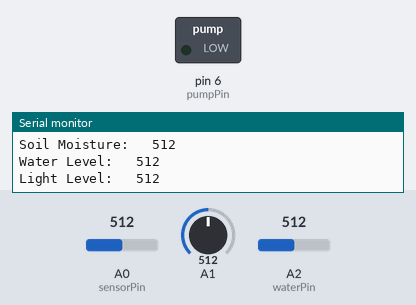
A sketch run on a simulated Arduino Uno, built with avr-gcc and run on an emulated ATmega328P. Shown: switched loads named in the sketch (green lamp = pin HIGH), the last lines printed to the serial monitor. Inputs (shaded band) come from the test bench; at power-on: A0 (sensorPin) = 512, A1 = 512, A2 (waterPin) = 512. The modem is registered and sends nothing unless stated.

Above: at 6.9 s.
7.0 s: A0 (sensorPin) set to 612
11.2 s: A0 (sensorPin) set to 648
At 11.7 s:
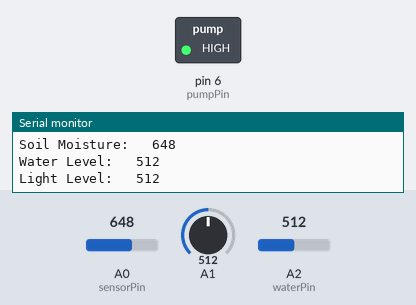
12.8 s: A0 (sensorPin) set to 620
At 15.3 s:
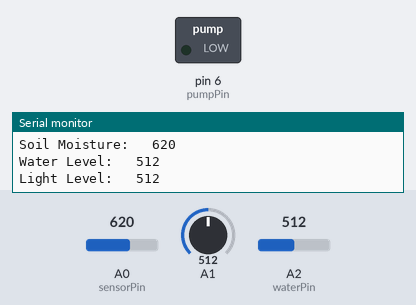
15.8 s: A0 (sensorPin) set to 640
At 17.1 s:
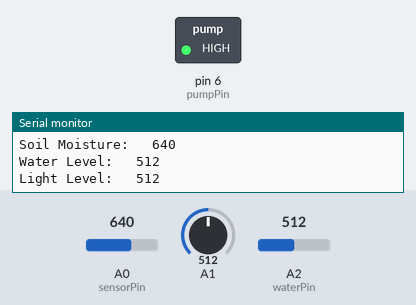
Timing chart, 0 to 18.8 s (numbered marks = the images above; inputs shaded):
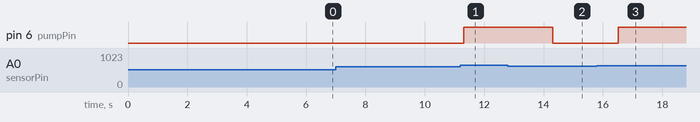

Measured:
- the behaviour switches between 630 and 631 on A0 (sensorPin) (found by bisection; images 0 and 1)
- after the input at 11.2 s, pin 6 (pumpPin): LOW → HIGH after 0.11 s
- after the input at 12.8 s, pin 6 (pumpPin): HIGH → LOW after 1.5 s
- after the input at 15.8 s, pin 6 (pumpPin): LOW → HIGH after 0.71 s

The sketch:

code.ino
```cpp
#include <GSMSim.h>

#define RX 7
#define TX 8
#define RESET 2
#define BAUD 9600

int sensorPin = A0; //pin for moisture sensor
int moistureMin = 630; //minimum level of moisture required in soil
int pumpPin = 6; //pin for water pump
int waterPin = A2; //pin for water level sensor
int minwaterLevel = 440; //minimum water level required in resevoir
int waterIndicator = 8; //pin for water level indicator
int minLight = 350; //min light level
GSMSim gsm;

/*
 * Also you can this types:
 * GSMSim gsm(RX, TX);
 * GSMSim gsm(RX, TX, RESET);
 * GSMSim gsm(RX, TX, RESET, LED_PIN, LED_FLAG);
 */

void setup() {
  // put your setup code here, to run once:
  Serial.begin(9600);
  pinMode(pumpPin, OUTPUT); //sets pump as an output
  pinMode(sensorPin, INPUT); //sets moisture sensor as input
  pinMode(waterPin, INPUT); //sets water level sensor as input
  Serial.println("GSMSim Library - SMS Example");
  Serial.println("");
  delay(1000);

  gsm.start(); // baud default 9600
  //gsm.start(BAUD);

  Serial.println("Changing to text mode.");
  gsm.smsTextMode(true); // TEXT or PDU mode. TEXT is readable :)

  char * number = "+353858450807";
  char * message = "Garduino turned on!"; // message lenght must be <= 160. Only english characters.

  Serial.println("Sending Message --->");
  Serial.println(gsm.smsSend(number, message)); // if success it returns true (1) else false (0)
  delay(2000);

  Serial.println("Listing unread message(s).");
  Serial.println(gsm.smsListUnread()); // if not unread messages have it returns "NO_SMS"

  Serial.println("Read SMS on index no = 1");
  Serial.println(gsm.smsRead(1)); // if no message in that index, it returns IXDEX_NO_ERROR

}

void loop() {
  // put your main code here, to run repeatedly:
  int soilMoisture = analogRead(sensorPin); //reading from moisture sensor
  int waterLevel = analogRead(waterPin); //reads water level
  int lightLevel = analogRead(A1); //reads water level

  Serial.print("Soil Moisture: \t");
  Serial.println(soilMoisture);

  Serial.print("Water Level: \t");
  Serial.println(waterLevel);

  Serial.print("Light Level: \t");
  Serial.println(lightLevel);
  delay(100);

  if (soilMoisture > moistureMin) //to turn on pump if moisture too low
  {
    digitalWrite(6, HIGH);
    delay(400);
  } else //turns off pump when moisture level reached
  {
    digitalWrite(6, LOW);
  }

  if (waterLevel < minwaterLevel) //sends text + illuminates LED if water too low
  {
    digitalWrite(8, HIGH);
    Serial.println("GSMSim Library - SMS Example");
    Serial.println("");
    delay(1000);

    gsm.start(); // baud default 9600
    //gsm.start(BAUD);

    Serial.println("Changing to text mode.");
    gsm.smsTextMode(true); // TEXT or PDU mode. TEXT is readable :)

    char * number = "+353858450807";
    char * message = "Water is getting low!"; // message lenght must be <= 160. Only english characters.

    Serial.println("Sending Message --->");
    Serial.println(gsm.smsSend(number, message)); // if success it returns true (1) else false (0)
    delay(2000);

    Serial.println("Listing unread message(s).");
    Serial.println(gsm.smsListUnread()); // if not unread messages have it returns "NO_SMS"

    Serial.println("Read SMS on index no = 1");
    Serial.println(gsm.smsRead(1)); // if no message in that index, it returns IXDEX_NO_ERROR

  } else if (lightLevel < minLight) //sends text if light too low
  {
    Serial.println("GSMSim Library - SMS Example");
    Serial.println("");
    delay(1000);

    gsm.start(); // baud default 9600
    //gsm.start(BAUD);

    Serial.println("Changing to text mode.");
    gsm.smsTextMode(true); // TEXT or PDU mode. TEXT is readable :)

    char * number = "+353858450807";
    char * message = "Plant is not getting enough light!"; // message lenght must be <= 160. Only english characters.

    Serial.println("Sending Message --->");
    Serial.println(gsm.smsSend(number, message)); // if success it returns true (1) else false (0)
    delay(2000);

    Serial.println("Listing unread message(s).");
    Serial.println(gsm.smsListUnread()); // if not unread messages have it returns "NO_SMS"

    Serial.println("Read SMS on index no = 1");
    Serial.println(gsm.smsRead(1)); // if no message in that index, it returns IXDEX_NO_ERROR

  } else {
    digitalWrite(8, LOW);
  }

  delay(1000);

}
```
